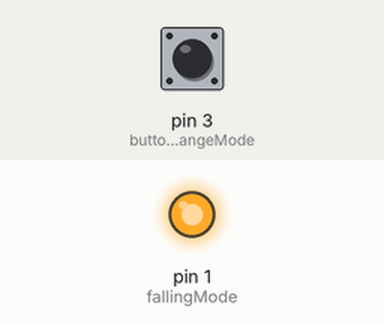
This sketch was run on a simulated Arduino Uno, built with avr-gcc and run on an emulated ATmega328P. Parts: output pins drawn as LEDs (lit = HIGH). Inputs (shaded band) come from the test bench; at power-on: pin 3 (buttonChangeMode) HIGH. Pins used as bus, display or sensor lines are not drawn.

Above: at 1.2 s.
1.3 s: pin 3 (buttonChangeMode) pulled LOW for 0.15 s
At 2.4 s:
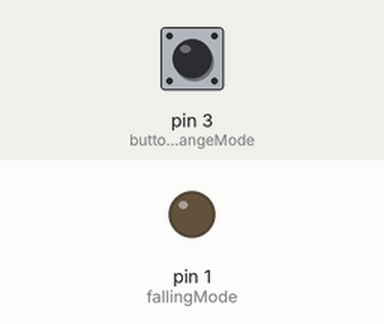
2.9 s: pin 3 (buttonChangeMode) pulled LOW for 1 s
At 3.6 s:
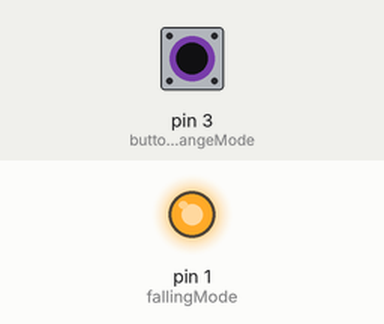
5.4 s: pin 3 (buttonChangeMode) pulled LOW for 3.2 s
At 6.7 s:
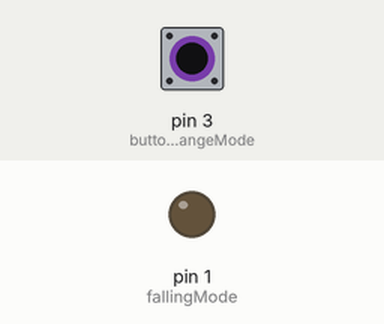
Timing chart, 0 to 8.4 s (numbered marks = the images above; inputs shaded):
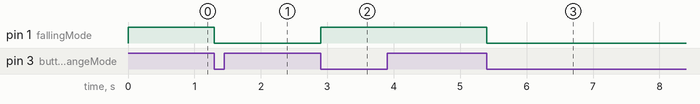

The sketch:

testChangeMode.ino
```cpp
int buttonChangeMode = 3;
int drowningMode =  0;
int fallingMode =  1;
volatile int stateChangeMode = LOW;

// The setup() method runs once, when the sketch starts

void setup()   {
  // initialize the digitals pin as an outputs
  pinMode(drowningMode, OUTPUT);
  pinMode(fallingMode, OUTPUT);
  pinMode(buttonChangeMode, INPUT);
  digitalWrite(buttonChangeMode, LOW);
  attachInterrupt(digitalPinToInterrupt(3), changeMode1, FALLING);
}

// the loop() method runs over and over again,

void loop()
{
  if(stateChangeMode == LOW) {   //fallingMode
    digitalWrite(drowningMode, LOW);
    digitalWrite(fallingMode, HIGH);
  }
  else if(stateChangeMode == HIGH) {   //drowningMode
    digitalWrite(fallingMode, LOW);
    digitalWrite(drowningMode, HIGH);
  }
}

void changeMode1()
{
  stateChangeMode = !stateChangeMode;
  delay(10);
}
```

Measured:
- after the input at 1.3 s, pin 1 (fallingMode): HIGH → LOW at once
- after the input at 2.9 s, pin 1 (fallingMode): LOW → HIGH at once
- after the input at 5.4 s, pin 1 (fallingMode): HIGH → LOW at once
